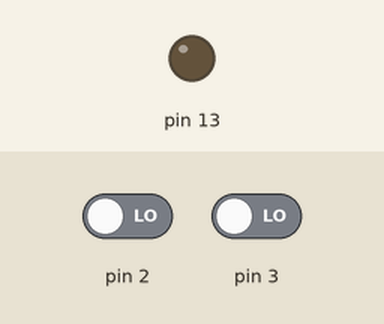
Simulated run of this sketch. Board: Arduino Uno, built with avr-gcc and run on an emulated ATmega328P. On the bench: output pins drawn as LEDs (lit = HIGH). The test bench sets the inputs (shaded band); at power-on: pin 2 LOW, pin 3 LOW.

Above: at 1.2 s.
1.3 s: pin 2 driven HIGH
At 2.4 s:
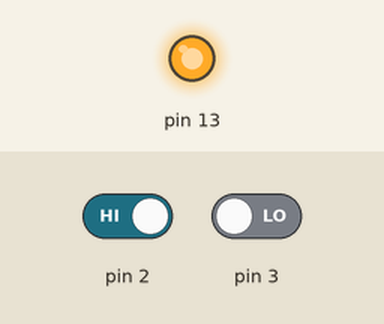
2.8 s: pin 2 driven LOW
At 3.6 s:
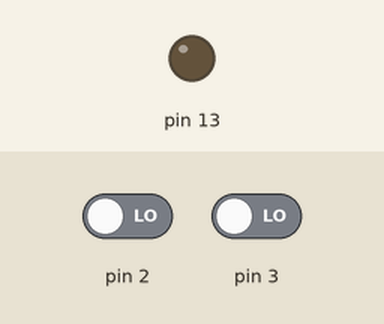
4.3 s: pin 3 driven HIGH
At 4.7 s:
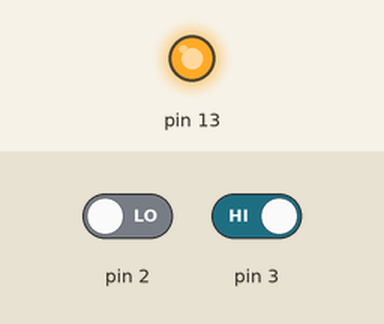
Timing chart, 0 to 7.3 s (numbered marks = the images above; inputs shaded):
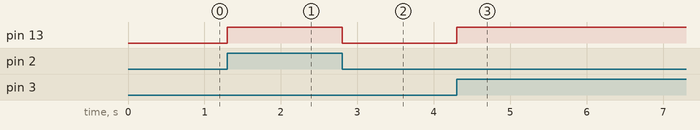

The sketch:

week1_assignment.ino
```cpp
int state=0;
int state1=0;
void setup()
{
  pinMode(13, OUTPUT);
  pinMode(2,INPUT);
  pinMode(3,INPUT);
}

void loop()
{
  state=digitalRead(2);
  state1=digitalRead(3);
  if(state==1 || state1==1)
  {
    digitalWrite(13,HIGH);
  }
  else{
    digitalWrite(13,LOW);
  }
  delay(100);
}
```

Measured:
- after the input at 1.3 s, pin 13: LOW → HIGH at once
- after the input at 2.8 s, pin 13: HIGH → LOW at once
- after the input at 4.3 s, pin 13: LOW → HIGH at once
